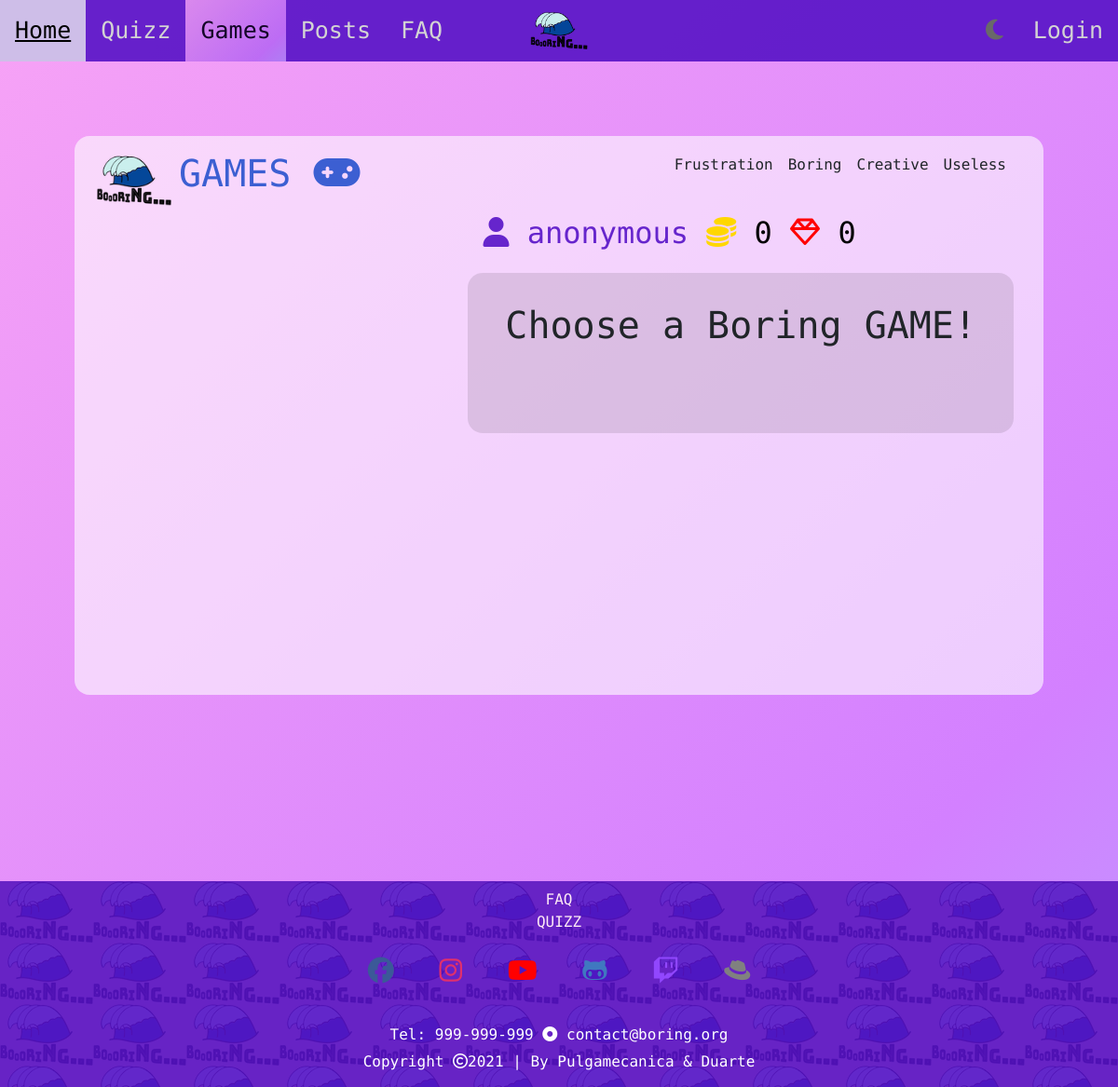
The app's page /games, older data.
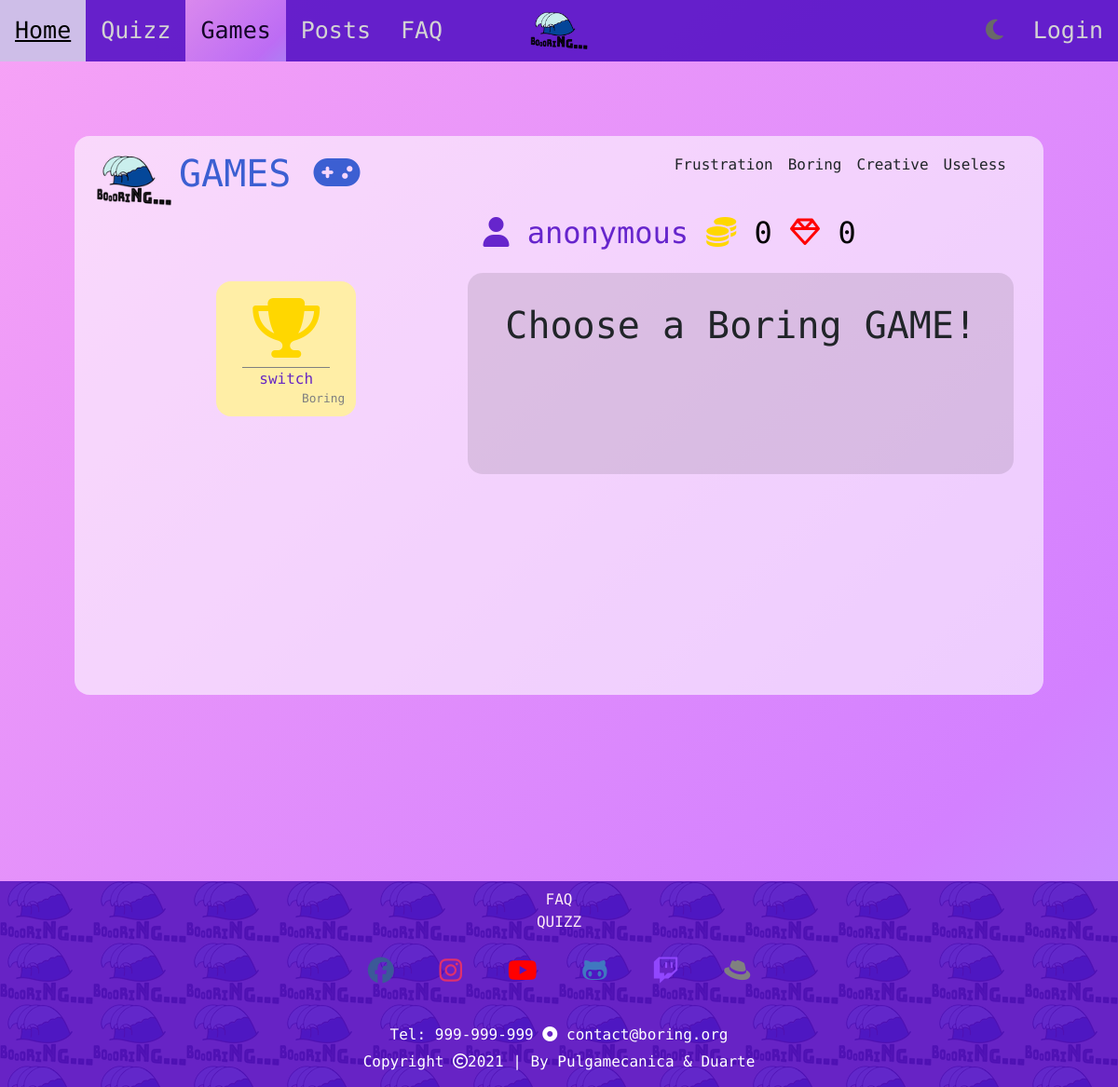
The same page, newer data.
### boring/models.py (models this page shows, shortened)
class Game(models.Model):
    class GameCategory(models.IntegerChoices):
        USELESS = 0
        CREATIVE = 1
        BORING = 2
        FRUSTRATION = 3
    name = models.CharField(max_length = 30)
    description = models.CharField(max_length = 150)
    iconClass1 = models.CharField(max_length = 5, blank=True, default='')
    iconClass2 = models.CharField(max_length = 15, blank=True, default='')
    function = models.CharField(max_length = 50, choices=FUNCTIONS)
    hint_text = models.CharField(max_length = 200, blank=True, default='')
    points_per_win = models.IntegerField(default = 10)
    likes = models.IntegerField(default = 0)
    active = models.BooleanField(default=False)
    created_at = models.DateTimeField(auto_now_add=True)
    category = models.IntegerField(choices=GameCategory.choices, default=False)
    user = models.ForeignKey(BoringUser, on_delete=models.CASCADE, related_name="games")
    times_played = models.IntegerField(default = 0)
    def getCat(self):
        return self.GameCategory.choices[self.category]

### boring_website/views.py (the view)
# urls.py: path('games', views.games_page_view, name='games'),
def games_page_view(request):
    active_games = {'games': Game.objects.all().filter(active=True), 'games_by_cat': enumerate([(category[0], category[1], Game.objects.all().filter(category=category[0]).filter(active=True)) for category in Game.GameCategory.choices])}
    return render(request, 'boring_website/games.html', active_games)

### boring_website/templates/boring_website/games.html (shortened to what this page needs)
{% extends 'boring_website/base.html' %}
{% block main %}
<div class="games-container" id="games-active">
        {% load static %}
		<h1><img src="{% static 'boring_website/images/logo100px.png' %}">GAMES <i class="fas fa-gamepad"></i></h1>
        {% for index, category in games_by_cat %}
            <ul class="dropdown">
                {{ category.1 }}
		    </ul>
        {% endfor %}
		<div class="games-grid">
			<div class="games-options">
				<div class="games-flex-container">
                    {% for game in games  %}
                        <a href="#load-game-section" onclick="loadGame('{{ game.function }}', '{{game.likes}}')">
                            <article>
                                <i class="{{ game.iconClass1 }} {{ game.iconClass2 }}"></i>
                                <h6> {{ game.getCat.1 }} </h6>
                                <p> {{ game.name }} </p>
                            </article>
                        </a>
                    {% endfor %}
				</div>
			</div>
			<main class="game-player-section">
				<h2>
                    {% if user.is_authenticated %}
                        <i class="fas fa-user"></i> {{ request.user.username }}
                        <span class="right"><i class="fas fa-coins"></i> {{ request.user.boringuser.boring_coins }} <i class="far fa-gem"></i> {{ request.user.boringuser.boring_diamonds }} </span>
                    {% else %}
                        <i class="fas fa-user"></i> anonymous
                        <span class="right"><i class="fas fa-coins"></i> 0 <i class="far fa-gem"></i> 0 </span>
                    {% endif %}
				</h2>
				<div id="load-game-section" class="game-play-area">
					<h1 class="active-game choose-game"> Choose a Boring GAME!</h1>
				</div>
			</main>
		</div>
	</div>
{% endblock %}

Row changes from the older to the newer data that the page shows:
added Game: getCat.1 "Boring", name "switch"
